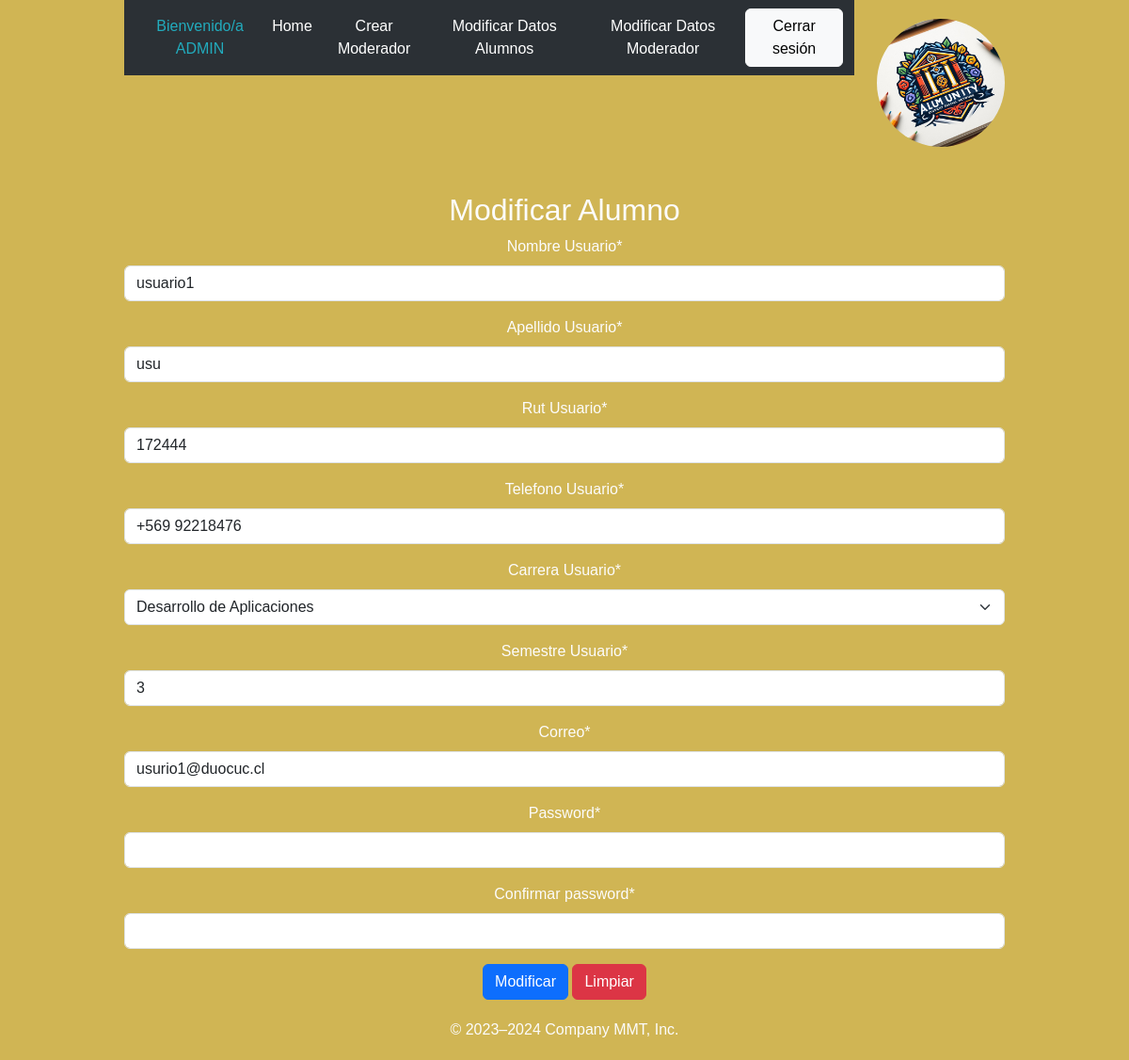
Screenshot of /modificarAlumno/172444 (signed in) with the database file from the repository.
### appweb/models.py (models this page shows, shortened)
class Datos_Alumnos(models.Model):
    nombre_Usuario = models.CharField(max_length=50)
    apellido_Usuario = models.CharField(max_length=50)
    rut_Usuario = models.CharField(max_length=12)
    telefono_Usuario = models.CharField(max_length=20, default='+569 ')
    carrera_Usuario = models.IntegerField(choices=carreras, default='')
    semestre_Usuario = models.CharField(max_length=12,default='')
    correo = models.CharField(max_length=50)
    password = models.CharField(max_length=20)
    confirmar_password = models.CharField(max_length=20,default='')

### appweb/views.py (the view, shortened to what this page needs)
# urls.py: path('modificarAlumno/<rut_Usuario>',modificarAlumno,name='modificarAlumno'),
@login_required(login_url='/accounts/login/')
def modificarAlumno(request, rut_Usuario):
    datos_usuario = get_object_or_404(Datos_Alumnos, rut_Usuario=rut_Usuario)
    data = {
        "formA": AlumnosForm(instance=datos_usuario)
    }
    return render(request, "mantenedor/modificarAlumno.html", data)

### appweb/forms.py
class AlumnosForm (forms.ModelForm):
    password = forms.CharField(widget=forms.PasswordInput())
    class Meta:
        model = Datos_Alumnos
        fields = "__all__"
        widgets = {
            'password': forms.PasswordInput(),
            'confirmar_password': forms.PasswordInput(),
        }

### appweb/templates/mantenedor/modificarAlumno.html (shortened to what this page needs)
{% extends 'baseAdmin.html' %}
{% load static %}
{% load crispy_forms_tags %}
{% block contenido3 %}
<div class="container mt-5">
    <div class="text-center">
    <h2 class="mt-4">Modificar Alumno</h2>
    </div>
    <form id="formAgregar" method="post" action="" enctype="multipart/form-data">
    {{ formA | crispy }}
    <button type="submit" class="btn btn-primary">Modificar</button>
    <button type="reset" class="btn btn-danger">Limpiar</button>
</form>
</div>
{% endblock %}

### appweb/templates/baseAdmin.html (shortened to what this page needs)
<!DOCTYPE html>
<html lang="es">
<head>
    <link href="https://cdn.jsdelivr.net/npm/bootstrap@5.3.0-alpha2/dist/css/bootstrap.min.css" rel="stylesheet"
 />
        {% load static %}
        <link href="https://cdn.jsdelivr.net/npm/sweetalert2@11.7/dist/sweetalert2.min.css" rel="stylesheet">
        <link rel="stylesheet" type="text/css" href="{% static '../static/css/estilos.css' %}">
</head>
<body>
<header>
    <div class="container">
        <div class="row">
            <div class="col-10">
                <nav class="navbar navbar-expand-lg bg-body-tertiary" data-bs-theme="dark" id="barranav">
                    <div class="container-fluid">
                        <div class="collapse navbar-collapse" id="navbarTogglerDemo01">
                            <ul class="navbar-nav me-auto mb-2 mb-lg-0">
                                <li class="nav-item">
                                    <a class="nav-link mr-3" aria-current="page">Bienvenido/a {{ user.username | upper }}</a>
                                </li>
                                <li class="nav-item">
                                    <a class="nav-link active" aria-current="page" href="{% url 'homeAdmin' %}">Home</a>
                                </li>
                                <li class="nav-item">
                                    <a class="nav-link active" aria-current="page" href="{% url 'registroUsuariosAdmin' %}">Crear Moderador</a>
                                </li>
                                <li class="nav-item">
                                    <a class="nav-link active" aria-current="page" href="{% url 'listarAlumnos' %}">Modificar Datos Alumnos</a>
                                </li>
                                <li class="nav-item">
                                    <a class="nav-link active" aria-current="page" href="{% url 'listarModerador' %}">Modificar Datos Moderador</a>
                                </li>
                            </ul>
                            <form action="{% url 'logout' %}" method="post">{% csrf_token %}<button type="submit" class="btn btn-light ml-3">Cerrar sesión</button></form>
                        </div>
                    </div>
                </nav>
            </div>
            <div class="col-2">
                <a href="{% url 'homeAdmin' %}">
                    <img src="{% static '../static/imagenes/logoInicio.jpg' %}" class="d-block w-100 rounded-circle" style="margin-top: 20px;">
                </a>
            </div>
        </div>
    </div>
</header>
<main>
    <div id="contenido">
        {% block contenido3 %}
        {% endblock %}
    </div>
</main>
<div>
    <footer class="container">
        <p>© 2023–2024 Company MMT, Inc.
        </p>
    </footer>
</div>
</body>
</html>

### appweb/static/css/estilos.css (style rules this page uses)
.container { margin: 0 auto; width: 80%; text-align: center; font-family: Arial, sans-serif; color: rgb(239, 245, 248); }
footer p { margin: 0; padding: 20px 0; }
.nav-item .nav-link { color: #22abbd; }

### appweb/templates/baseAdmin.html (style rules this page uses)
.container { text-align: center; font-family: Arial, sans-serif; color: rgb(252, 252, 252); }
body { background-color: #d0b554; }

### rows the page displays
Datos_Alumnos: nombre_Usuario "usuario1", apellido_Usuario "usu", rut_Usuario "172444", telefono_Usuario "+569 92218476", carrera_Usuario "Desarrollo de Aplicaciones", semestre_Usuario "3", correo "usurio1@duocuc.cl"

### other values shown
{{ user.username | upper }} "ADMIN"
